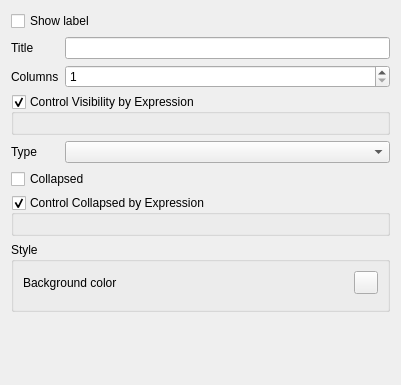
<?xml version="1.0" encoding="UTF-8"?>
<ui version="4.0">
 <class>QgsAttributeFormContainerEdit</class>
 <widget class="QWidget" name="QgsAttributeFormContainerEdit">
  <property name="geometry">
   <rect>
    <x>0</x>
    <y>0</y>
    <width>401</width>
    <height>385</height>
   </rect>
  </property>
  <property name="windowTitle">
   <string notr="true">Form</string>
  </property>
  <layout class="QGridLayout" name="gridLayout">
   <item row="7" column="0" colspan="2">
    <widget class="QgsCollapsibleGroupBox" name="mControlCollapsedGroupBox">
     <property name="title">
      <string>Control Collapsed by Expression</string>
     </property>
     <property name="checkable">
      <bool>true</bool>
     </property>
     <layout class="QGridLayout" name="gridLayout_4">
      <item row="0" column="0">
       <widget class="QgsFieldExpressionWidget" name="mCollapsedExpressionWidget" native="true"/>
      </item>
     </layout>
    </widget>
   </item>
   <item row="3" column="1">
    <widget class="QgsSpinBox" name="mColumnCountSpinBox">
     <property name="minimum">
      <number>1</number>
     </property>
     <property name="maximum">
      <number>10</number>
     </property>
    </widget>
   </item>
   <item row="9" column="0" colspan="2">
    <widget class="QgsCollapsibleGroupBox" name="mGroupBox">
     <property name="title">
      <string>Style</string>
     </property>
     <layout class="QGridLayout" name="gridLayout_3">
      <item row="1" column="0">
       <widget class="QLabel" name="label_3">
        <property name="text">
         <string>Background color</string>
        </property>
       </widget>
      </item>
      <item row="1" column="1">
       <widget class="QgsColorButton" name="mBackgroundColorButton"/>
      </item>
      <item row="2" column="0" colspan="2">
       <widget class="QgsFormLabelFormatWidget" name="mFormLabelFormatWidget" native="true">
        <property name="sizePolicy">
         <sizepolicy hsizetype="MinimumExpanding" vsizetype="Preferred">
          <horstretch>0</horstretch>
          <verstretch>0</verstretch>
         </sizepolicy>
        </property>
       </widget>
      </item>
     </layout>
    </widget>
   </item>
   <item row="5" column="0">
    <widget class="QLabel" name="label_4">
     <property name="text">
      <string>Type</string>
     </property>
    </widget>
   </item>
   <item row="0" column="0" colspan="2">
    <widget class="QCheckBox" name="mShowLabelCheckBox">
     <property name="text">
      <string>Show label</string>
     </property>
    </widget>
   </item>
   <item row="3" column="0">
    <widget class="QLabel" name="label_2">
     <property name="text">
      <string>Columns</string>
     </property>
    </widget>
   </item>
   <item row="2" column="1">
    <widget class="QLineEdit" name="mTitleLineEdit"/>
   </item>
   <item row="4" column="0" colspan="2">
    <widget class="QgsCollapsibleGroupBox" name="mControlVisibilityGroupBox">
     <property name="title">
      <string>Control Visibility by Expression</string>
     </property>
     <property name="checkable">
      <bool>true</bool>
     </property>
     <layout class="QGridLayout" name="gridLayout_2">
      <item row="0" column="0">
       <widget class="QgsFieldExpressionWidget" name="mVisibilityExpressionWidget" native="true"/>
      </item>
     </layout>
    </widget>
   </item>
   <item row="5" column="1">
    <widget class="QComboBox" name="mTypeCombo"/>
   </item>
   <item row="2" column="0">
    <widget class="QLabel" name="label">
     <property name="text">
      <string>Title</string>
     </property>
    </widget>
   </item>
   <item row="10" column="0">
    <spacer name="verticalSpacer">
     <property name="orientation">
      <enum>Qt::Vertical</enum>
     </property>
     <property name="sizeHint" stdset="0">
      <size>
       <width>20</width>
       <height>40</height>
      </size>
     </property>
    </spacer>
   </item>
   <item row="6" column="0" colspan="2">
    <widget class="QCheckBox" name="mCollapsedCheckBox">
     <property name="text">
      <string>Collapsed</string>
     </property>
    </widget>
   </item>
  </layout>
 </widget>
 <customwidgets>
  <customwidget>
   <class>QgsColorButton</class>
   <extends>QToolButton</extends>
   <header>qgscolorbutton.h</header>
   <container>1</container>
  </customwidget>
  <customwidget>
   <class>QgsCollapsibleGroupBox</class>
   <extends>QGroupBox</extends>
   <header>qgscollapsiblegroupbox.h</header>
   <container>1</container>
  </customwidget>
  <customwidget>
   <class>QgsFormLabelFormatWidget</class>
   <extends>QWidget</extends>
   <header>qgsformlabelformatwidget.h</header>
   <container>1</container>
  </customwidget>
  <customwidget>
   <class>QgsSpinBox</class>
   <extends>QSpinBox</extends>
   <header>qgsspinbox.h</header>
  </customwidget>
  <customwidget>
   <class>QgsFieldExpressionWidget</class>
   <extends>QWidget</extends>
   <header>qgsfieldexpressionwidget.h</header>
   <container>1</container>
  </customwidget>
 </customwidgets>
 <tabstops>
  <tabstop>mShowLabelCheckBox</tabstop>
  <tabstop>mTitleLineEdit</tabstop>
  <tabstop>mColumnCountSpinBox</tabstop>
  <tabstop>mControlVisibilityGroupBox</tabstop>
  <tabstop>mTypeCombo</tabstop>
  <tabstop>mCollapsedCheckBox</tabstop>
  <tabstop>mControlCollapsedGroupBox</tabstop>
  <tabstop>mBackgroundColorButton</tabstop>
 </tabstops>
 <resources/>
 <connections/>
</ui>
